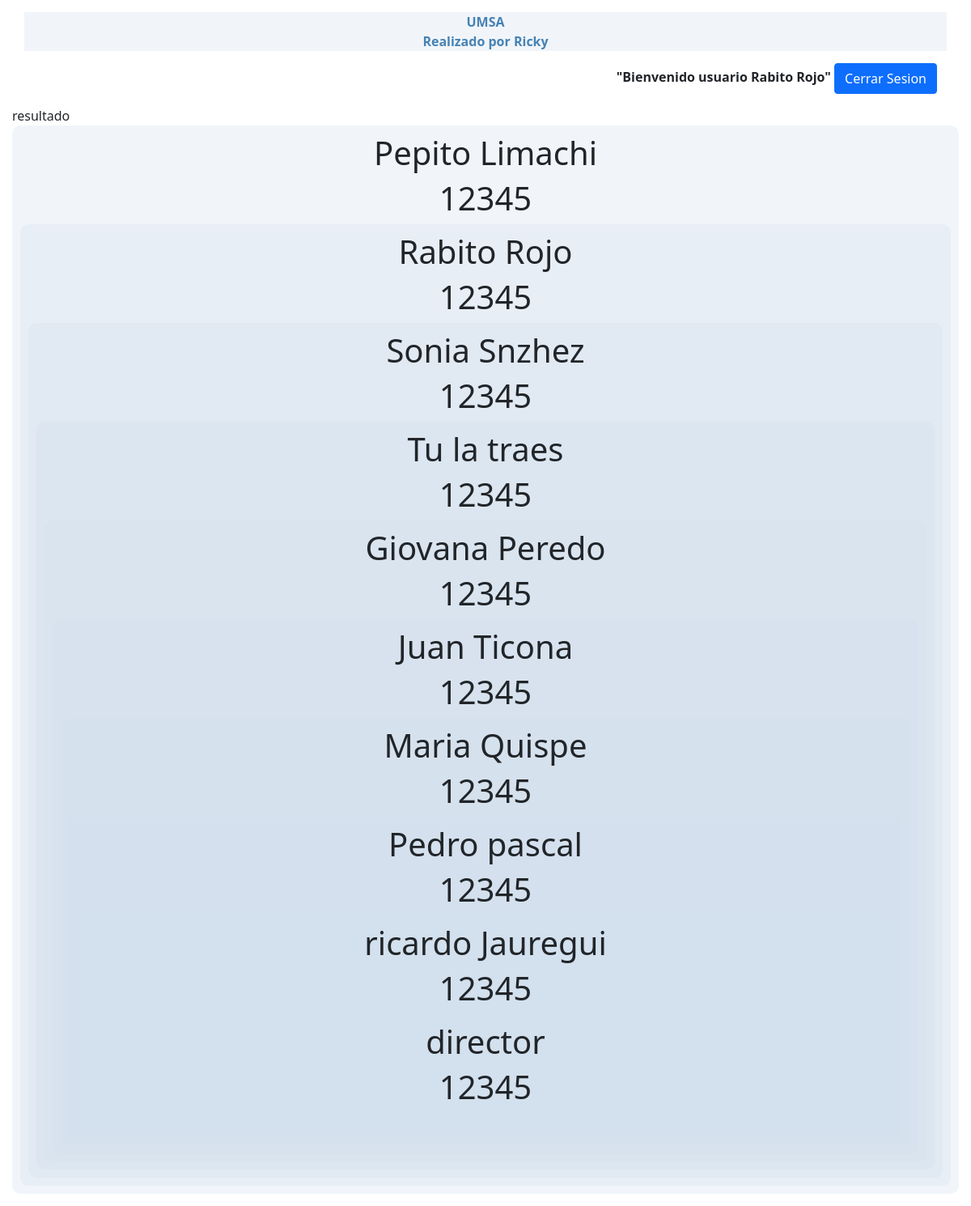
Page /Ejercicio3/mostrar_contenido.php (signed in) on the committed database.
### tables this page shows
CREATE TABLE `usuario` (
  `ci` int(11) NOT NULL,
  `usuario` varchar(50) DEFAULT NULL,
  `password` varchar(50) DEFAULT NULL
);

### Ejercicio3/mostrar_contenido.php (called while the page is built, shortened)
<?php session_start();
    require 'conexion.php';
    $datos=$conexion->prepare("SELECT * FROM usuario");
    $datos->execute();
    $resultados=$datos->fetchAll();
    require 'vistas/mostrar_contenido_Vista.php';
?>

### Ejercicio3/vistas/mostrar_contenido_Vista.php (the view, shortened to what this page needs)
<html lang="en">
<head>
    <link href="css/bootstrap.min.css" rel="stylesheet">
</head>
<body style="margin:15px;">
    <header>
        <div class="container">
            <div class="row" style="background-color: rgba(209, 221, 236, 0.3);color:steelblue;text-align:center;">
                <b>UMSA</b>
                <b>Realizado por Ricky</b>
            </div>
        </div>
        <div class="container" style=" margin:15px;text-align:right;">
            <b>"Bienvenido usuario <?php echo $_SESSION['usuario']?>"</b>
            <a href="cerrar.php" class="btn btn-primary">Cerrar Sesion</a>
        </div>
    </header>
    <main>
        resultado
        <?php foreach($resultados as $fila): ?>
            <div style="text-align:center;background-color: rgba(209, 221, 236, 0.3); border-radius: 10px 10px 10px 10px;padding:10px;">
            <h1><?php echo $fila['usuario']; ?></h1>
            <h1><?php echo $fila['password']; ?></h1>
        <?php endforeach; ?>
    </main>
</body>
</html>

### rows in the picture
usuario: usuario "Pepito Limachi", password "12345"
usuario: usuario "Rabito Rojo", password "12345"
usuario: usuario "Sonia Snzhez", password "12345"
usuario: usuario "Tu la traes", password "12345"
usuario: usuario "Giovana Peredo", password "12345"
usuario: usuario "Juan Ticona", password "12345"
usuario: usuario "Maria Quispe", password "12345"
usuario: usuario "Pedro pascal", password "12345"
usuario: usuario "ricardo Jauregui", password "12345"
usuario: usuario "director", password "12345"

### other values in the picture
$_SESSION['usuario'] "Rabito Rojo"
